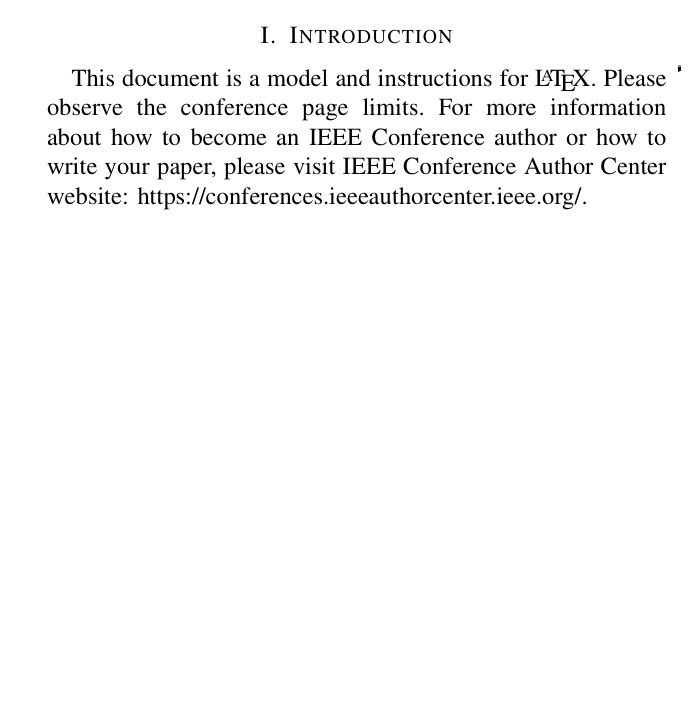
#> input picture ocr_doc_verifier/Untitled.jpg, 690 x 703 px
$ python -i preprocessor.py   (imports and definitions only)
#> lines starting #> are read from the running program, lines starting #| are printed output that depends on the picture; after the words box and inside, x2 and y2 are one past the last pixel; in counts of white or black regions, pixels touching at a corner belong together
#> further down, picture is the input picture: shape (703, 690); min 0, max 255, mean 248.6
import cv2
import numpy as np

def preprocess_image(gray_image):

    clahe = cv2.createCLAHE(clipLimit=2.0, tileGridSize=(8, 8))
    contrast = clahe.apply(gray_image)

    denoised = cv2.fastNlMeansDenoising(contrast, h=30)

    adaptive = cv2.adaptiveThreshold(denoised, 255, cv2.ADAPTIVE_THRESH_GAUSSIAN_C,
                                     cv2.THRESH_BINARY, 11, 2)
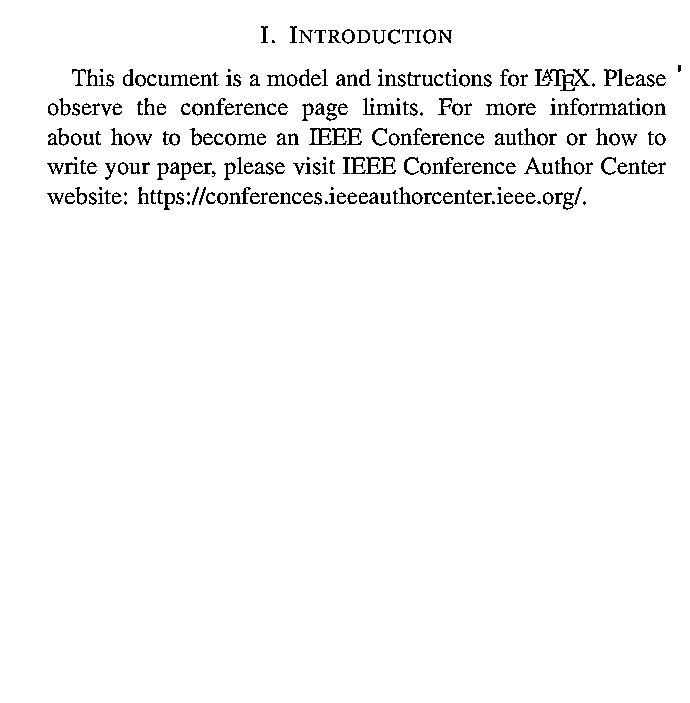
#> adaptive: shape (703, 690); 96.9% white; black in thin lines or dots, all inside (x1, y1, x2, y2) = (47, 26, 681, 210)

    kernel = np.ones((2, 2), np.uint8)
    morph = cv2.morphologyEx(adaptive, cv2.MORPH_CLOSE, kernel)
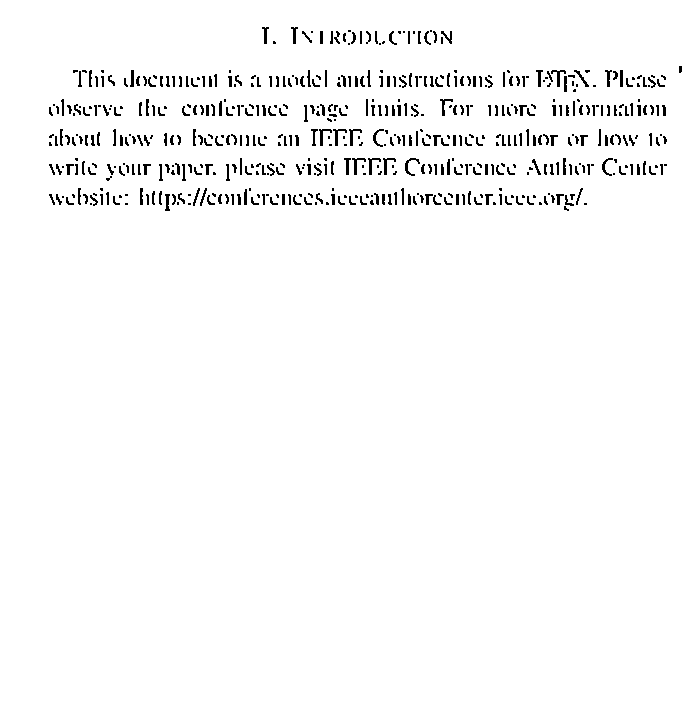
#> morph: shape (703, 690); 97.5% white; black in thin lines or dots, all inside (x1, y1, x2, y2) = (49, 27, 682, 211)


    coords = np.column_stack(np.where(morph > 0))
#> coords = 472800 pairs, first value 0 to 702, second value 0 to 689
    angle = cv2.minAreaRect(coords)[-1]
#> angle = -90
    if angle < -45:
        angle = -(90 + angle)
#> angle = 0
    else:
        angle = -angle

    (h, w) = morph.shape
#> h = 703; w = 690
    center = (w // 2, h // 2)
#> center = (345, 351)
    M = cv2.getRotationMatrix2D(center, angle, 1.0)
#> M = [[1, 0, 0], [0, 1, 0]]
    deskewed = cv2.warpAffine(morph, M, (w, h), flags=cv2.INTER_CUBIC, borderMode=cv2.BORDER_REPLICATE)

    return deskewed

>>> import cv2
>>> picture = cv2.imread('Untitled.jpg', cv2.IMREAD_GRAYSCALE)
>>> result = preprocess_image(picture)
